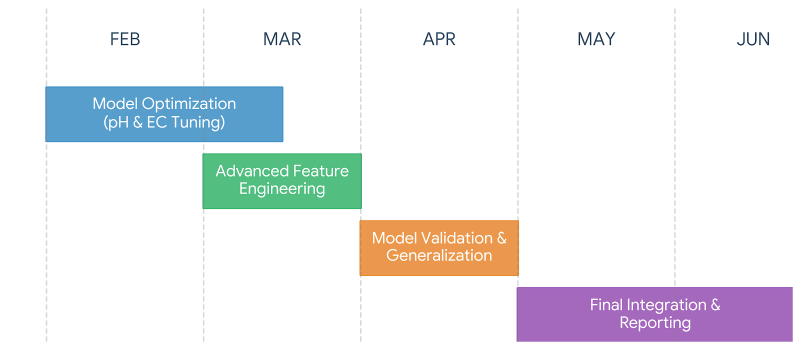
#> input picture plots/Code_Generated_Image.png, 1600 x 698 px (shown at 1/2 size)
$ python -i make_rootzone_poster.py   (imports and definitions only)
#> lines starting #> are read from the running program, lines starting #| are printed output that depends on the picture
from io import BytesIO
from pathlib import Path
from zipfile import ZipFile

from PIL import Image, ImageChops, ImageDraw, ImageFont


DPI = 300
W_CM = 70
H_CM = 100
W = round(W_CM / 2.54 * DPI)
H = round(H_CM / 2.54 * DPI)

ROOT = Path(__file__).resolve().parents[1]
POSTER_DIR = ROOT / "poster"
PLOTS = ROOT / "plots"

OUT_PNG = POSTER_DIR / "rootzone_poster_70x100cm.png"
OUT_PDF = POSTER_DIR / "rootzone_poster_70x100cm.pdf"
OUT_PREVIEW = POSTER_DIR / "rootzone_poster_70x100cm_preview.png"

BLUE = "#1976D2"
TEAL = "#006B82"
DARK = "#0D2B38"
DEEP_TEAL = "#006276"
GREEN = "#75C856"
OLIVE = "#A6C946"
LIGHT_BLUE = "#EAF7FB"
PANEL_BLUE = "#F7FDFF"
LIGHT_GREEN = "#F5FCEB"
LIGHT_YELLOW = "#FCFCEB"
BORDER = "#9FD4E8"
TEXT_MUTED = "#4D6C7C"
LINE = "#A8D6E8"
WHITE = "#FFFFFF"


def px(pt):
    return round(pt * DPI / 72)


def font(pt, bold=False):
    name = "arialbd.ttf" if bold else "arial.ttf"
    return ImageFont.truetype(name, px(pt))


F = {
    "title": font(44, True),
    "subtitle": font(22, True),
    "meta": font(18, True),
    "section": font(36, True),
    "h2": font(25, True),
    "body": font(20, False),
    "body_bold": font(20, True),
    "small": font(17, False),
    "small_bold": font(17, True),
    "tiny": font(13, True),
    "metric": font(42, True),
    "metric_small": font(14, True),
    "label": font(20, True),
}


def draw_round(draw, xy, r, fill, outline=None, width=1):
    draw.rounded_rectangle(xy, radius=r, fill=fill, outline=outline, width=width)


def text_size(draw, text, fnt):
    box = draw.textbbox((0, 0), text, font=fnt)
    return box[2] - box[0], box[3] - box[1]


# [93 lines left out: functions center_text, wrap_lines, draw_wrapped, fit_paste, arrow, load_logos, not called in this run]


def load_plot(rel):
#> called with rel = '../plots/Code_Generated_Image.png'
    img = Image.open(PLOTS / rel).convert("RGBA")
    rgb = img.convert("RGB")
#> rgb is the input picture: PIL image 1600x698 RGB; mean R, G, B 236.4, 237.3, 239.8
    diff = ImageChops.difference(rgb, Image.new("RGB", rgb.size, "white"))
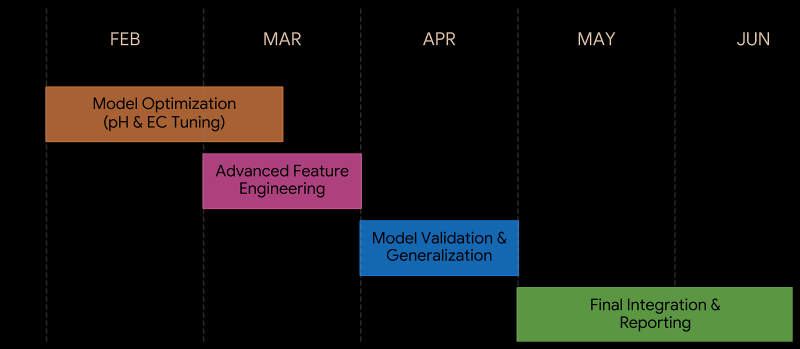
#> diff: PIL image 1600x698 RGB (shown at 1/2 size); mean R, G, B 18.6, 17.7, 15.2
    bbox = diff.getbbox()
#> bbox = (90, 16, 1586, 684)
    if not bbox:
        return img
    pad = 18
    left = max(0, bbox[0] - pad)
#> left = 72
    top = max(0, bbox[1] - pad)
#> top = 0
    right = min(img.width, bbox[2] + pad)
#> right = 1600
    bottom = min(img.height, bbox[3] + pad)
#> bottom = 698
    return img.crop((left, top, right, bottom))
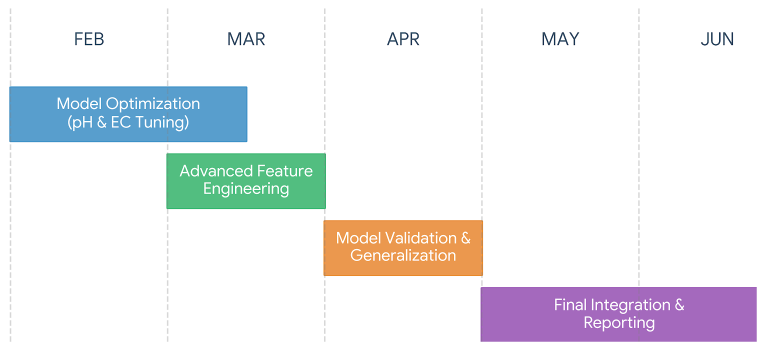
#> returned value: PIL image 1528x698 RGBA (shown at 1/2 size); mean R, G, B, A 235.5, 236.4, 239.1, 255


# [390 lines left out: functions section, mini_metric, chip, header, section_intro, section_dataset and 6 more, not called in this run]


# [2 lines not run here, left out]

>>> result = load_plot('../plots/Code_Generated_Image.png')

$ run again, on plots/data_sparsity_challenge.png
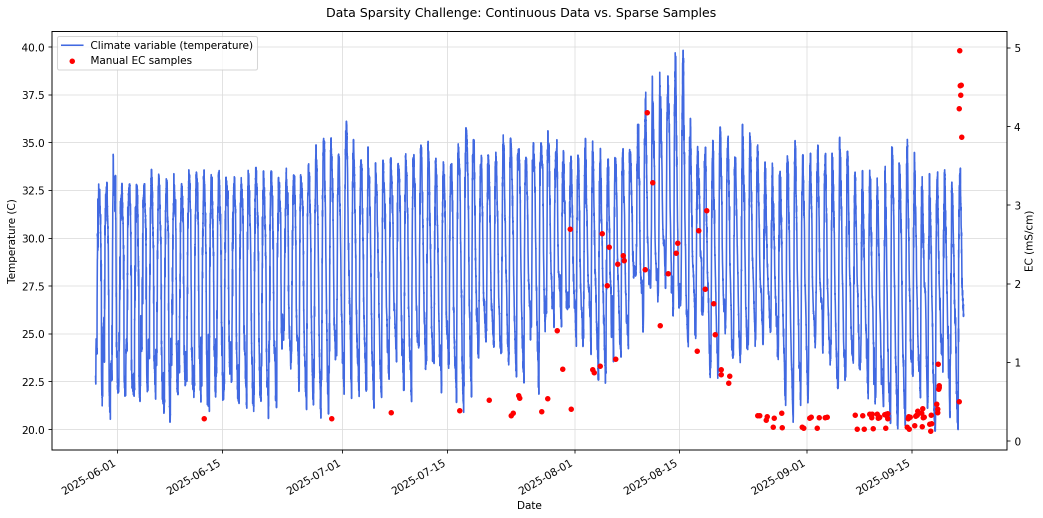
#> input picture plots/data_sparsity_challenge.png, 2085 x 1036 px (shown at 1/2 size)
#> in load_plot, img is the input picture: PIL image 2085x1036 RGBA; mean R, G, B, A 222.9, 227.9, 245.9, 255
#> in load_plot, `diff = ImageChops.difference(rgb, Image.new("RGB", rgb.size, "white"))`:
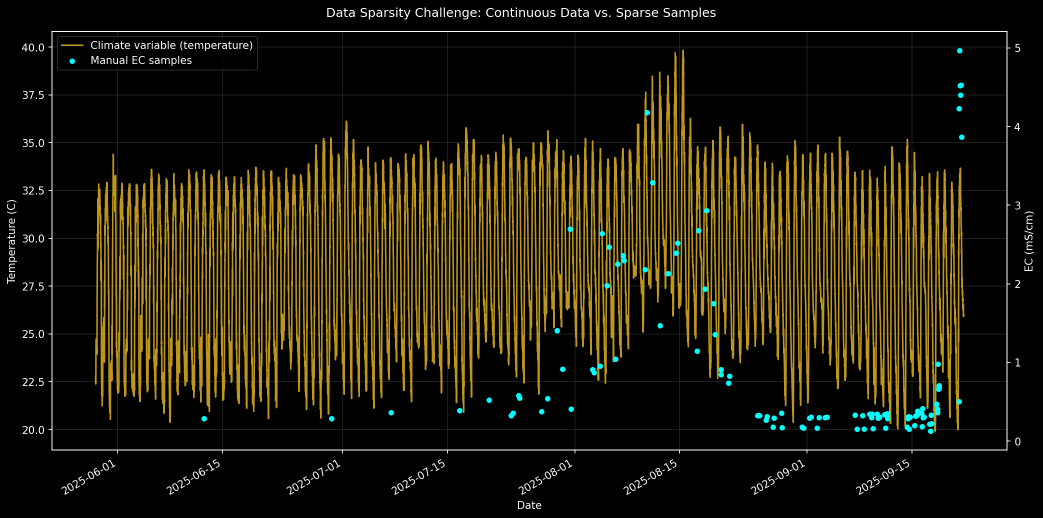
#> diff: PIL image 2085x1036 RGB (shown at 1/2 size); mean R, G, B 32.1, 27.1, 9.1
#> bbox = (14, 15, 2068, 1018)
#> left = 0
#> right = 2085
#> bottom = 1036

$ run again, on plots/effect on ec and ph.png
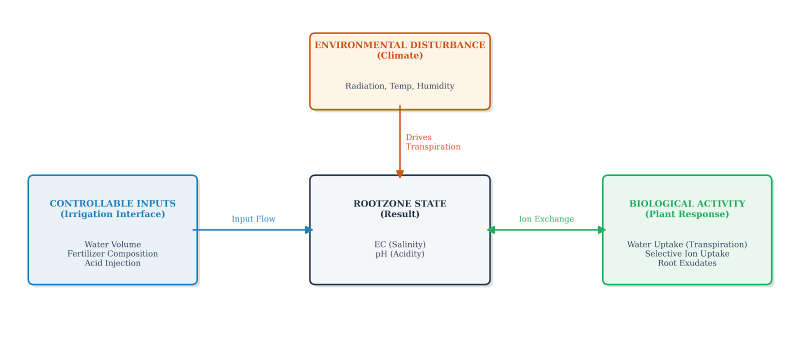
#> input picture plots/effect on ec and ph.png, 1600 x 679 px (shown at 1/2 size)
#> in load_plot, rgb is the input picture: PIL image 1600x679 RGB; mean R, G, B 246.3, 248.3, 247.3
#> in load_plot, `diff = ImageChops.difference(rgb, Image.new("RGB", rgb.size, "white"))`:
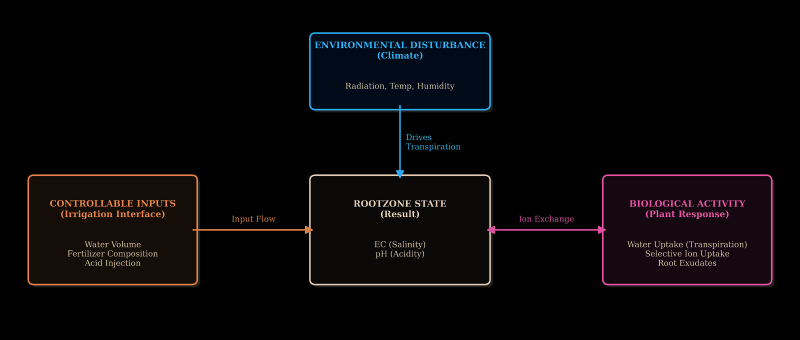
#> diff: PIL image 1600x679 RGB (shown at 1/2 size); mean R, G, B 8.7, 6.7, 7.7
#> bbox = (54, 64, 1550, 575)
#> left = 36
#> top = 46
#> right = 1568
#> bottom = 593
#> in load_plot, `return img.crop((left, top, right, bottom))`:
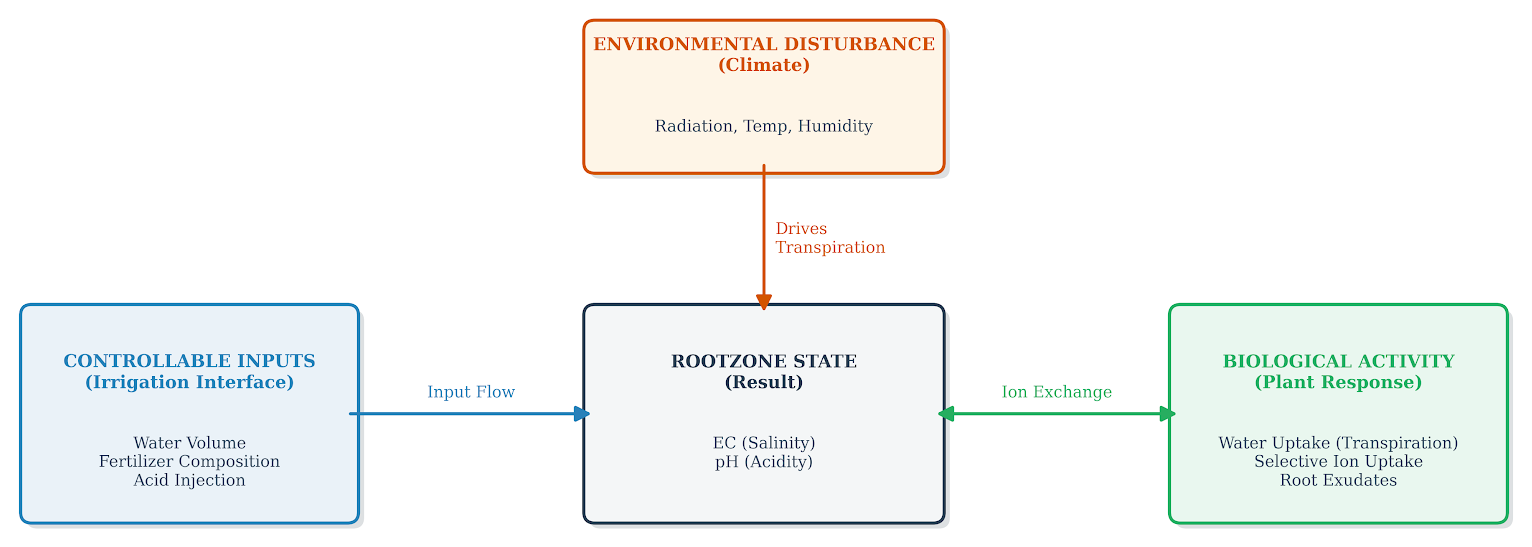
#> returned value: PIL image 1532x547 RGBA; mean R, G, B, A 243.7, 246.4, 245.1, 255

$ run again, on plots/gant.png
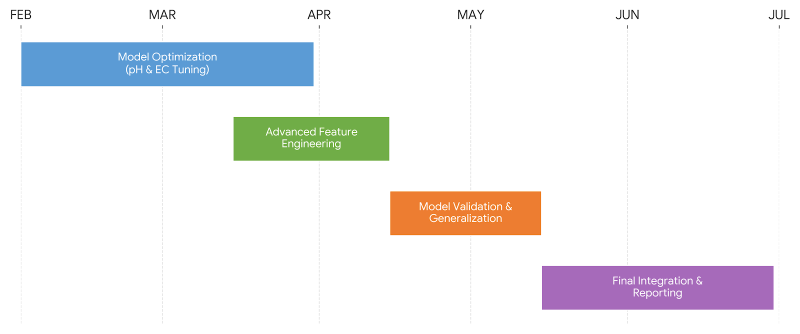
#> input picture plots/gant.png, 1600 x 667 px (shown at 1/2 size)
#> in load_plot, rgb is the input picture: PIL image 1600x667 RGB; mean R, G, B 239.8, 239.4, 240.7
#> in load_plot, `diff = ImageChops.difference(rgb, Image.new("RGB", rgb.size, "white"))`:
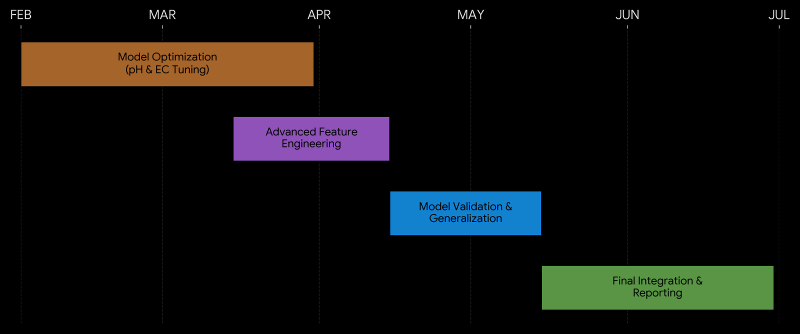
#> diff: PIL image 1600x667 RGB (shown at 1/2 size); mean R, G, B 15.2, 15.6, 14.3
#> bbox = (21, 19, 1580, 647)
#> left = 3
#> top = 1
#> right = 1598
#> bottom = 665
#> in load_plot, `return img.crop((left, top, right, bottom))`:
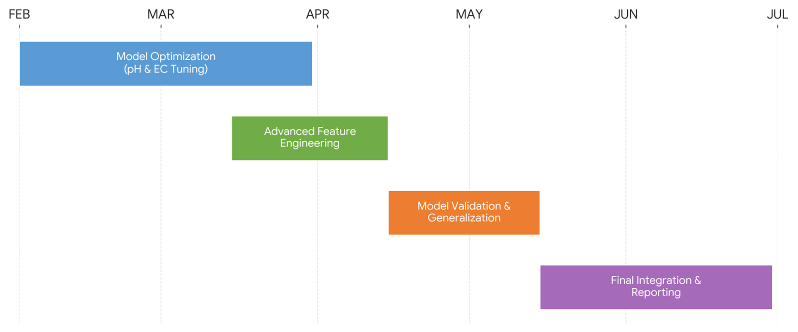
#> returned value: PIL image 1595x664 RGBA (shown at 1/2 size); mean R, G, B, A 239.6, 239.3, 240.6, 255
